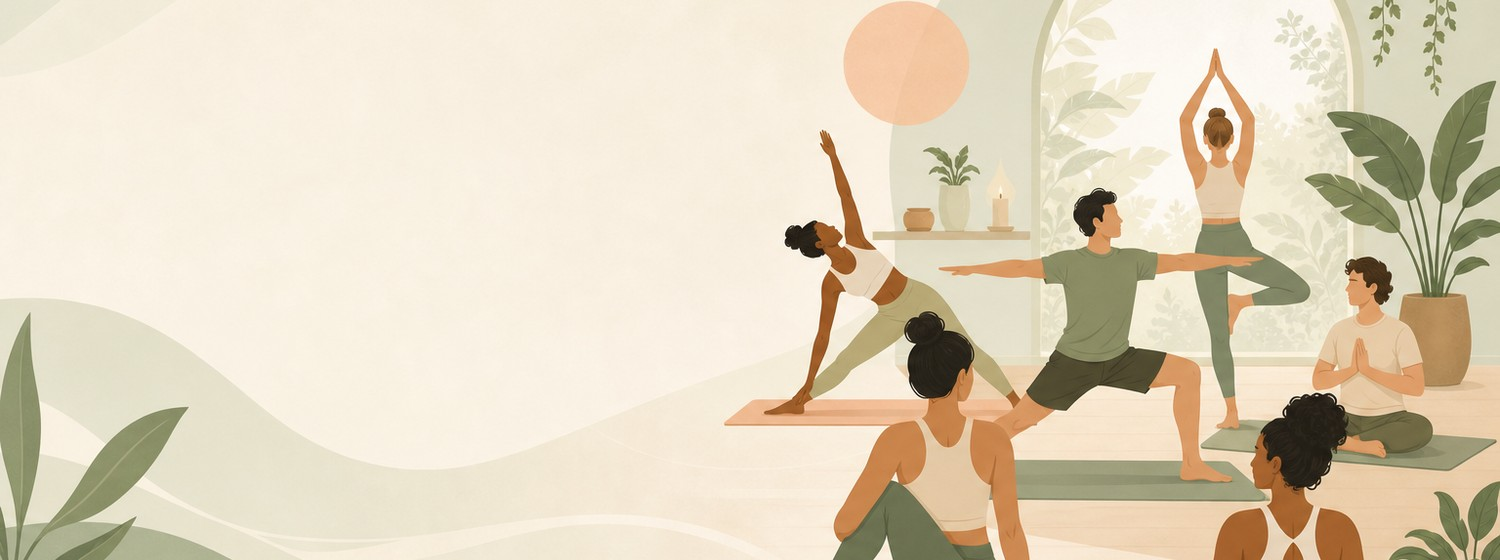
#> input picture miniprogram/pages/coach/images/coach_member_hero.jpg, 1500 x 560 px
$ python prepare_member_invite_poster.py
#> lines starting #> are read from the running program, lines starting #| are printed output that depends on the picture
"""邀请会员海报：整图背景，与弹窗卡片比例一致。"""
from PIL import Image
import io
import os

ROOT = os.path.dirname(os.path.dirname(os.path.abspath(__file__)))
ASSET_DIRS = [
    os.path.join(ROOT, "assets"),
    os.path.join(
        os.path.expanduser("~"),
        ".cursor",
        "projects",
        "c-Pari-Project-test-Yoga",
        "assets",
    ),
]
SRC_NAMES = [
    "member_invite_poster_preview.png",
    "coach_member_hero_preview.png",
    "calendar_index_bg_preview.png",
]
FALLBACK = os.path.join(
    ROOT, "miniprogram", "pages", "coach", "images", "coach_member_hero.jpg"
)
OUT = os.path.join(
    ROOT, "miniprogram", "pages", "coach", "images", "member_invite_poster.jpg"
)
TARGET_W = 1500
TARGET_H = 1920


def resolve_source() -> str:
    for d in ASSET_DIRS:
        for name in SRC_NAMES:
            p = os.path.join(d, name)
            if os.path.isfile(p):
                return p
    if os.path.isfile(FALLBACK):
        return FALLBACK
    raise FileNotFoundError("invite poster source not found")


def export_cover(src_path: str, out_path: str) -> None:
    im = Image.open(src_path).convert("RGB")
#> im is the input picture: PIL image 1500x560 RGB; mean R, G, B 224.8, 213.1, 190.1
    sw, sh = im.size
#> sw = 1500; sh = 560
    scale = max(TARGET_W / sw, TARGET_H / sh)
#> scale = 3.43
    nw, nh = int(round(sw * scale)), int(round(sh * scale))
#> nw = 5143; nh = 1920
    resized = im.resize((nw, nh), Image.Resampling.LANCZOS)
    left = (nw - TARGET_W) // 2
#> left = 1821
    top = max(0, (nh - TARGET_H) // 2 - int(nh * 0.06))
#> top = 0
    top = min(top, nh - TARGET_H)
    out = resized.crop((left, top, left + TARGET_W, top + TARGET_H))
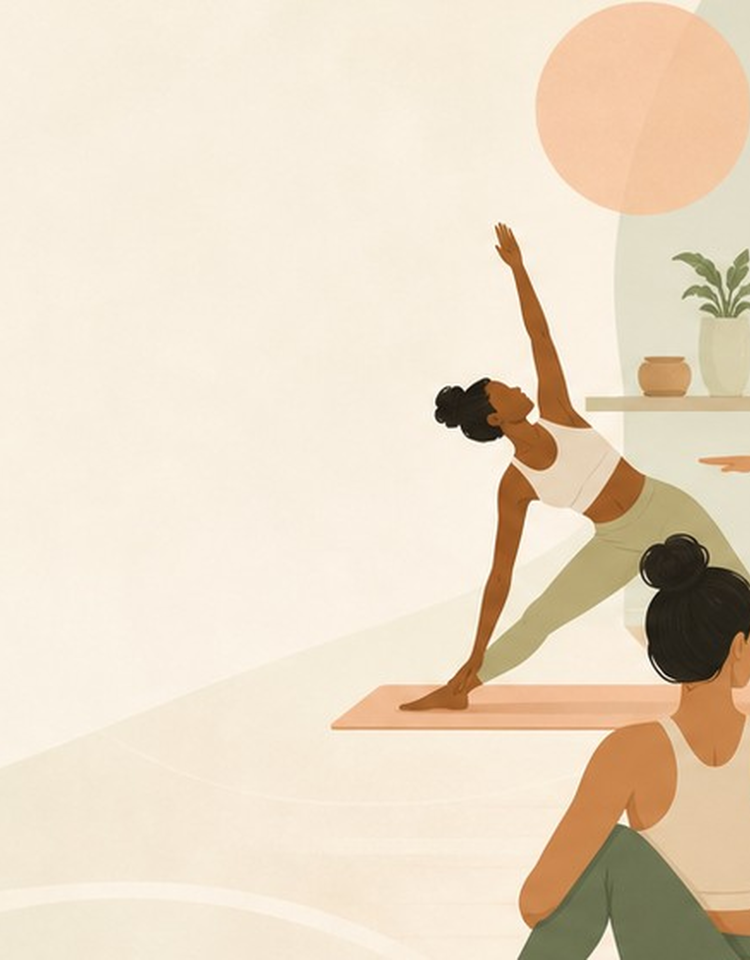
#> out: PIL image 1500x1920 RGB (shown at 1/2 size); mean R, G, B 233, 217.9, 196.5
    os.makedirs(os.path.dirname(out_path), exist_ok=True)
    buf = io.BytesIO()
    out.save(buf, format="JPEG", quality=90, optimize=True)
    with open(out_path, "wb") as f:
        f.write(buf.getvalue())
    print(f"saved {out_path}: {len(buf.getvalue()) // 1024} KB, {out.size[0]}x{out.size[1]}")
#| saved miniprogram/pages/coach/images/member_invite_poster.jpg: 148 KB, 1500x1920


if __name__ == "__main__":
    export_cover(resolve_source(), OUT)

$ run again, with miniprogram/pages/coach/images/coach_card_hero.jpg copied over miniprogram/pages/coach/images/coach_member_hero.jpg
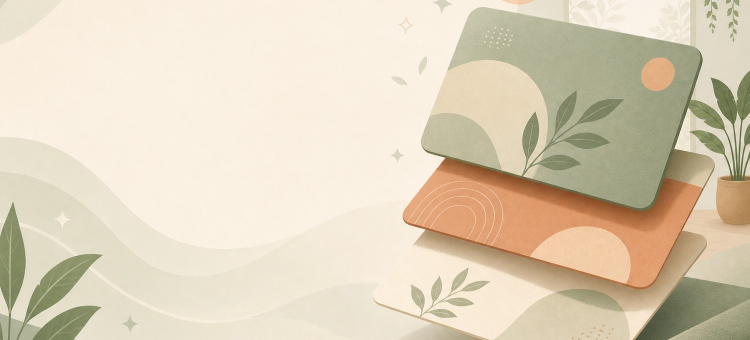
#> input picture miniprogram/pages/coach/images/coach_card_hero.jpg, 1500 x 680 px (shown at 1/2 size)
#> in export_cover, im is the input picture: PIL image 1500x680 RGB; mean R, G, B 222, 209.5, 186.3
#> in export_cover, `out = resized.crop((left, top, left + TARGET_W, top + TARGET_H))`:
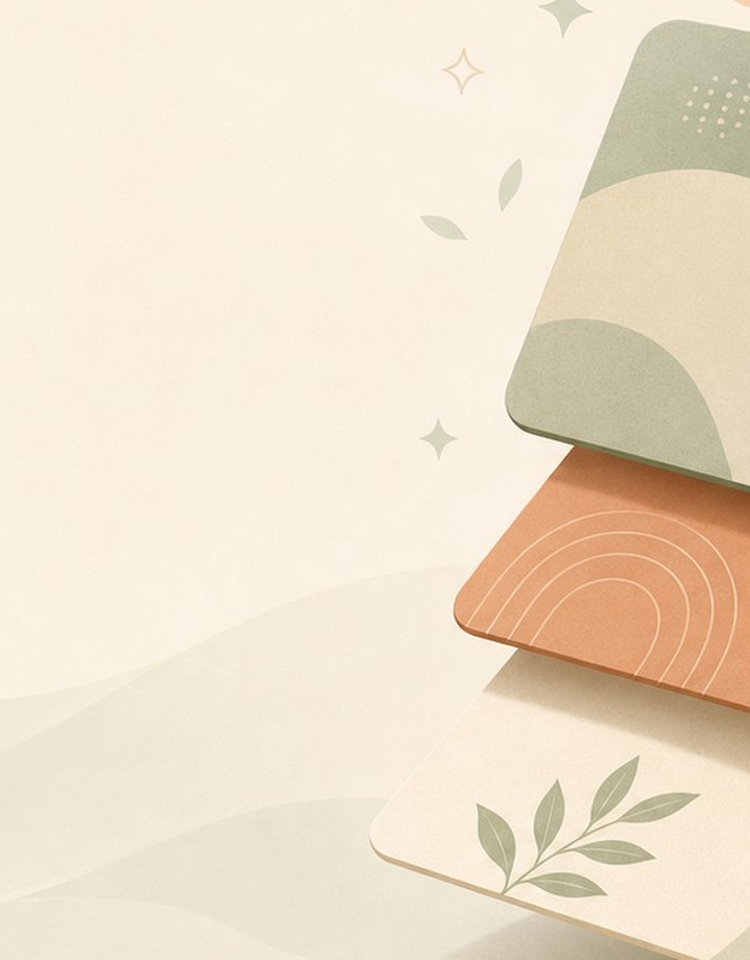
#> out: PIL image 1500x1920 RGB (shown at 1/2 size); mean R, G, B 238.4, 224.4, 204.2
#| saved miniprogram/pages/coach/images/member_invite_poster.jpg: 184 KB, 1500x1920

$ run again, with miniprogram/pages/coach/images/coach_home_hero.jpg copied over miniprogram/pages/coach/images/coach_member_hero.jpg
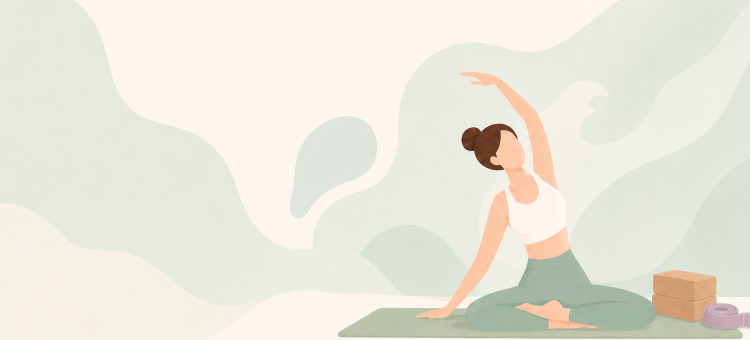
#> input picture miniprogram/pages/coach/images/coach_home_hero.jpg, 1500 x 680 px (shown at 1/2 size)
#> in export_cover, im is the input picture: PIL image 1500x680 RGB; mean R, G, B 234.1, 231.4, 220.3
#> in export_cover, `out = resized.crop((left, top, left + TARGET_W, top + TARGET_H))`:
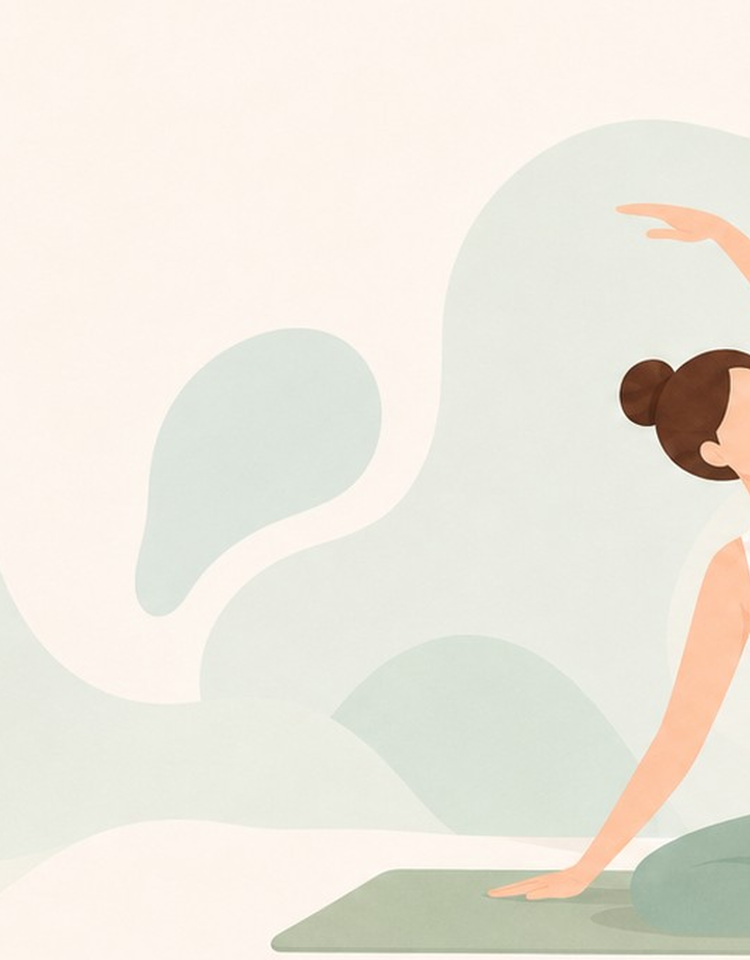
#> out: PIL image 1500x1920 RGB (shown at 1/2 size); mean R, G, B 237.1, 232.5, 222.4
#| saved miniprogram/pages/coach/images/member_invite_poster.jpg: 117 KB, 1500x1920

$ run again, with miniprogram/pages/coach/images/coach_marketing_hero.jpg copied over miniprogram/pages/coach/images/coach_member_hero.jpg
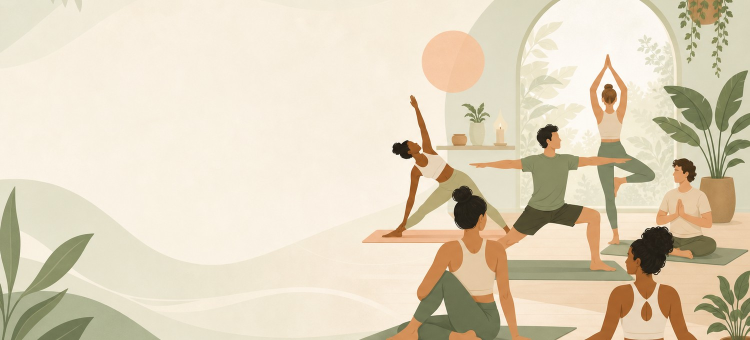
#> input picture miniprogram/pages/coach/images/coach_marketing_hero.jpg, 1500 x 680 px (shown at 1/2 size)
#> in export_cover, im is the input picture: PIL image 1500x680 RGB; mean R, G, B 223.5, 212.1, 188.9
#> in export_cover, `out = resized.crop((left, top, left + TARGET_W, top + TARGET_H))`:
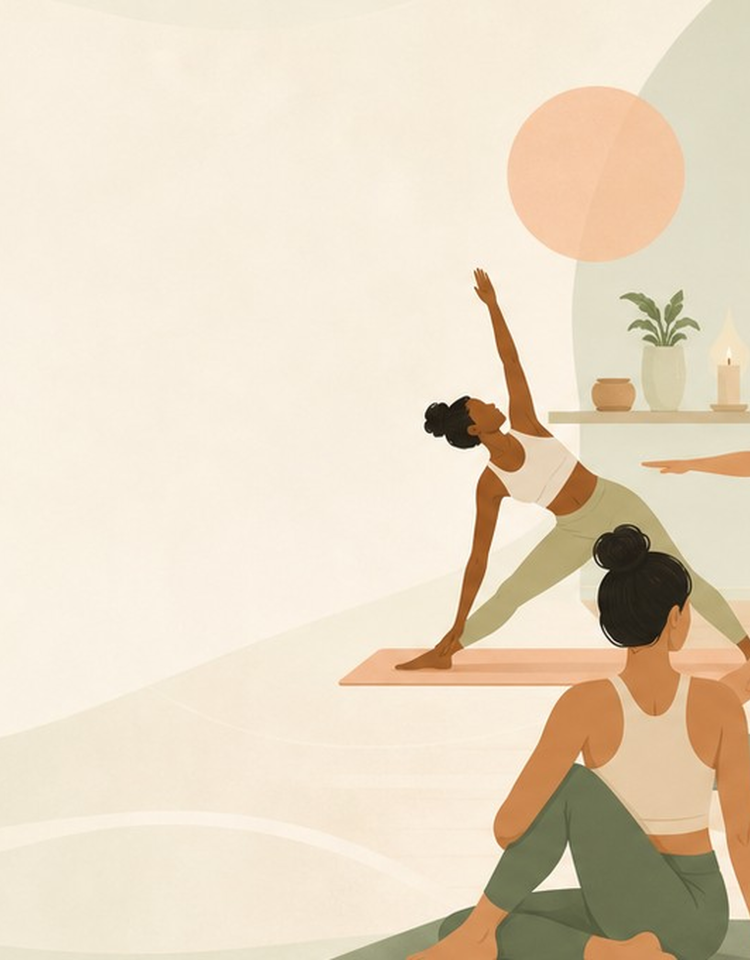
#> out: PIL image 1500x1920 RGB (shown at 1/2 size); mean R, G, B 230.9, 216.8, 194.9
#| saved miniprogram/pages/coach/images/member_invite_poster.jpg: 162 KB, 1500x1920
